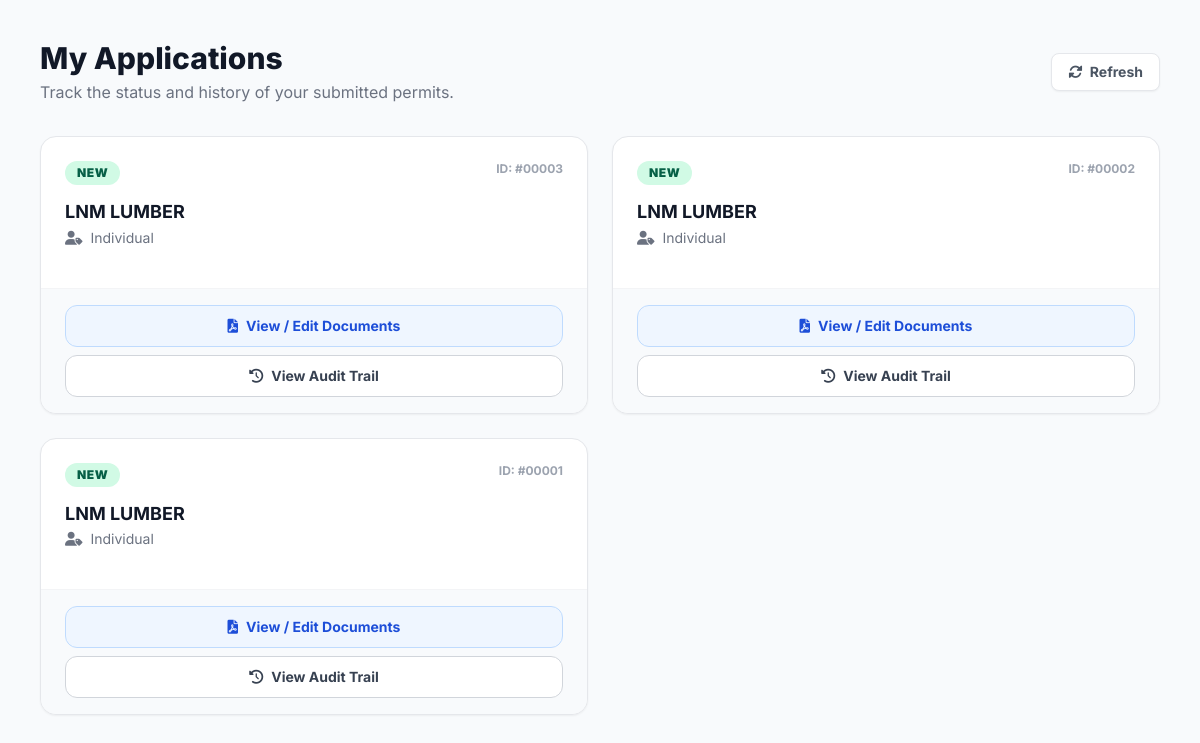
The app's page /my_applications.php (signed in), older data.
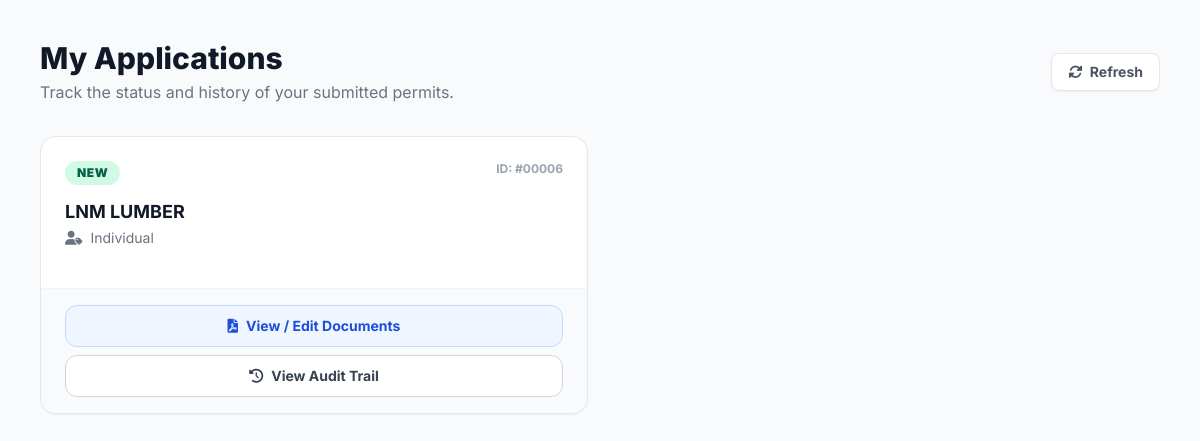
The same page, newer data.
### tables this page shows
CREATE TABLE `permit_applications` (
  `app_id` int(11) NOT NULL,
  `client_id` int(11) NOT NULL,
  `app_type` varchar(50) NOT NULL,
  `applicant_type` varchar(50) NOT NULL,
  `business_name` varchar(255) NOT NULL,
  `tin_number` varchar(50) NOT NULL,
  `reference_number` varchar(100) DEFAULT NULL,
  `province_id` varchar(20) DEFAULT NULL,
  `muncity_id` varchar(20) DEFAULT NULL,
  `brgy_id` varchar(20) DEFAULT NULL,
  `zip_code` varchar(20) DEFAULT NULL,
  `street_address` text DEFAULT NULL,
  `status` varchar(50) DEFAULT 'Pending Review',
  `date_submitted` datetime DEFAULT current_timestamp()
);

### my_applications.php (the view, shortened to what this page needs)
<?php
require_once 'db.php';
$client_id = $_SESSION['client_id'];
$stmt = $pdo->prepare("SELECT * FROM permit_applications WHERE client_id = ? ORDER BY app_id DESC");
$stmt->execute([$client_id]);
$applications = $stmt->fetchAll(PDO::FETCH_ASSOC);
?>
<!DOCTYPE html>
<html lang="en">
<head>
    <script src="https://cdn.tailwindcss.com"></script>
    <link href="https://cdnjs.cloudflare.com/ajax/libs/font-awesome/6.0.0/css/all.min.css" rel="stylesheet">
</head>
<body class="bg-slate-50 min-h-screen p-6 lg:p-10 relative">
    <div class="mb-8 flex justify-between items-center">
        <div>
            <h2 class="text-3xl font-extrabold text-gray-900">My Applications</h2>
            <p class="text-gray-500 mt-1">Track the status and history of your submitted permits.</p>
        </div>
        <button onclick="window.location.reload();" class="bg-white border border-gray-200 text-gray-600 px-4 py-2 rounded-lg text-sm font-bold hover:bg-gray-50 transition shadow-sm">
            <i class="fas fa-sync-alt mr-1"></i> Refresh
        </button>
    </div>
    <?php if (empty($applications)): ?>
        <div class="bg-white rounded-2xl shadow-sm border border-gray-100 p-10 text-center">
            <div class="inline-flex items-center justify-center w-16 h-16 rounded-full bg-gray-100 text-gray-400 mb-4">
                <i class="fas fa-folder-open text-2xl"></i>
            </div>
            <h4 class="text-gray-900 font-bold mb-1">No applications found</h4>
            <p class="text-gray-500 text-sm max-w-sm mx-auto">You haven't submitted any applications yet.</p>
        </div>
    <?php else: ?>
        <div class="grid grid-cols-1 md:grid-cols-2 xl:grid-cols-3 gap-6">
            <?php foreach ($applications as $app):
            ?>
                <div class="bg-white rounded-2xl shadow-sm border border-gray-200 overflow-hidden flex flex-col hover:border-emerald-300 transition-colors">
                    <div class="p-6 flex-1">
                        <div class="flex justify-between items-start mb-4">
                            <span class="px-3 py-1 rounded-full text-xs font-black uppercase tracking-wider bg-emerald-100 text-emerald-800">
                                <?= htmlspecialchars($app['app_type']) ?>
                            </span>
                            <span class="text-xs font-bold text-gray-400">
                                ID: #<?= str_pad($app['app_id'], 5, '0', STR_PAD_LEFT) ?>
                            </span>
                        </div>
                        <h3 class="text-lg font-bold text-gray-900 leading-tight mb-1"><?= htmlspecialchars($app['business_name']) ?></h3>
                        <p class="text-sm text-gray-500 mb-4"><i class="fas fa-user-tag mr-1"></i> <?= htmlspecialchars($app['applicant_type']) ?></p>
                    </div>
                    <div class="bg-slate-50 px-6 py-4 border-t border-gray-100 mt-auto">
                        <button onclick="openDocsModal(<?= $app['app_id'] ?>)" class="w-full bg-blue-50 border border-blue-200 text-blue-700 px-4 py-2.5 rounded-xl text-sm font-bold hover:bg-blue-100 transition flex items-center justify-center gap-2 mb-2">
                            <i class="fas fa-file-pdf"></i> View / Edit Documents
                        </button>
                        <button onclick="openAuditTrail(<?= $app['app_id'] ?>)" class="w-full bg-white border border-gray-300 text-gray-700 px-4 py-2.5 rounded-xl text-sm font-bold hover:bg-emerald-50 hover:text-emerald-700 hover:border-emerald-300 transition flex items-center justify-center gap-2">
                            <i class="fas fa-history"></i> View Audit Trail
                        </button>
                    </div>
                </div>
            <?php endforeach; ?>
        </div>
    <?php endif; ?>
</body>
</html>

### my_applications.php (style rules this page uses)
body { font-family: 'Inter', sans-serif; }

Row changes from the older to the newer data that the page shows:
removed permit_applications: app_type "NEW", app_id "00003", business_name "LNM LUMBER", applicant_type "Individual"
removed permit_applications: app_type "NEW", app_id "00002", business_name "LNM LUMBER", applicant_type "Individual"
removed permit_applications: app_type "NEW", app_id "00001", business_name "LNM LUMBER", applicant_type "Individual"
added permit_applications: app_type "NEW", app_id "00006", business_name "LNM LUMBER", applicant_type "Individual"
